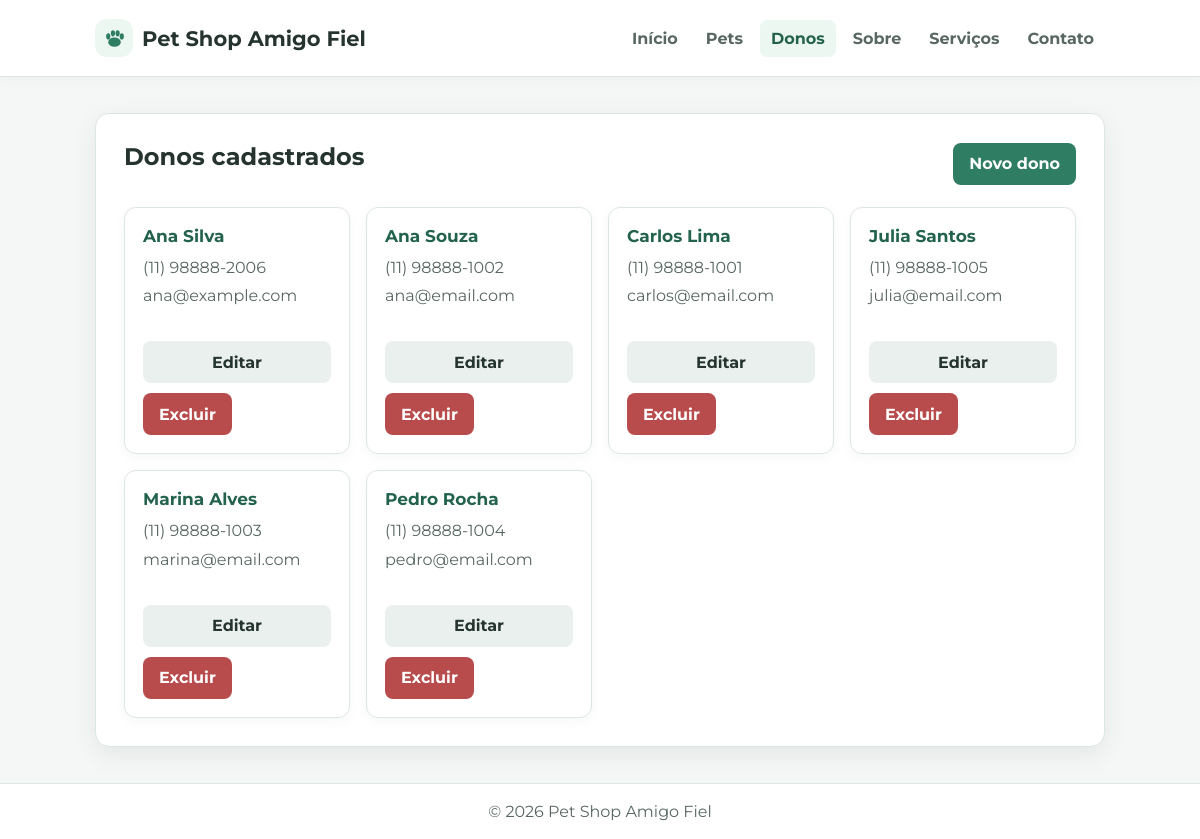
The page /donos on the database its author committed.
### tables this page shows
CREATE TABLE donos (
   id INTEGER PRIMARY KEY AUTOINCREMENT,
   nome TEXT NOT NULL,
   tel TEXT,
   email TEXT UNIQUE
);

### app.py (the view)
def lista_donos():
   return render_template("donos.html", donos=db_sql.listar_donos())

### db_sql.py (called while the page is built)
def get_db():
   if "db" not in g:
       caminho = current_app.config.get(
           "SQL_DATABASE",
           os.path.join(current_app.root_path, "petshop.db"),
       )
       g.db = sqlite3.connect(caminho)
       g.db.row_factory = sqlite3.Row
       g.db.execute("PRAGMA foreign_keys = ON")
   return g.db

def listar_donos():
   return get_db().execute(
       "SELECT id, nome, tel, email FROM donos ORDER BY nome"
   ).fetchall()

### templates/donos.html (shortened to what this page needs)
{% extends "base.html" %}
{% block conteudo %}
<section class="card">
    <div class="page-title">
        <h1>Donos cadastrados</h1>
        <a class="button" href="{{ url_for('novo_dono') }}">Novo dono</a>
    </div>
    {% if donos %}
    <div class="record-grid">
        {% for d in donos %}
        <article class="record-card">
            <strong class="record-title">{{ d.nome }}</strong>
            <div class="record-details">
                <span>{{ d.tel or 'Telefone não informado' }}</span>
                <span>{{ d.email or 'Email não informado' }}</span>
            </div>
            <div class="actions record-actions">
                <a class="button button-secondary"
                   href="{{ url_for('editar_dono', id=d.id) }}">Editar</a>
                <form method="post"
                      action="{{ url_for('excluir_dono', id=d.id) }}"
                      onsubmit="return confirm('Excluir este dono e os pets e serviços vinculados?')">
                    <button class="button-danger" type="submit">Excluir</button>
                </form>
            </div>
        </article>
        {% endfor %}
    </div>
    {% else %}
    <div class="empty-state">
        <p class="empty">Nenhum dono cadastrado ainda.</p>
        <a class="button" href="{{ url_for('novo_dono') }}">Cadastrar primeiro dono</a>
    </div>
    {% endif %}
</section>
{% endblock %}

### static/css/styles.css (style rules this page uses)
:root { --green: #2f7d63; --green-dark: #23634d; --green-light: #edf7f2; --text: #26342f; --muted: #586760; --border: #dde7e2; --background: #f4f7f5; --white: #ffffff; --danger: #b84b4b; --shadow: 0 8px 24px rgba(38, 52, 47, 0.08); --shadow-hover: 0 12px 28px rgba(38, 52, 47, 0.12); }
* { box-sizing: border-box; }
body { min-height: 100vh; margin: 0; display: flex; flex-direction: column; background: var(--background); color: var(--text); font-family: "Montserrat", Arial, Helvetica, sans-serif; }
a { color: var(--green-dark); }
.card { background: var(--white); border: 1px solid var(--border); border-radius: 14px; box-shadow: var(--shadow); padding: 28px; }
.page-title { margin-bottom: 22px; display: flex; align-items: center; justify-content: space-between; gap: 16px; }
h1, h2, p { margin-top: 0; }
h1 { margin-bottom: 14px; }
.record-grid, .info-grid { display: grid; grid-template-columns: repeat(auto-fit, minmax(220px, 1fr)); gap: 16px; }
.record-card { min-height: 165px; min-width: 0; display: flex; flex-direction: column; align-items: flex-start; padding: 18px; border: 1px solid var(--border); border-radius: 12px; background: var(--white); color: var(--text); text-decoration: none; box-shadow: 0 3px 12px rgba(38, 52, 47, 0.04); }
.record-title { display: block; margin-bottom: 10px; color: var(--green-dark); font-size: 17px; }
.record-details { width: 100%; min-width: 0; display: grid; gap: 5px; color: var(--muted); line-height: 1.45; }
.record-details span { max-width: 100%; overflow-wrap: anywhere; word-break: break-word; }
.record-actions { width: 100%; display: flex; flex-direction: column; align-items: stretch; gap: 12px; margin-top: auto; padding-top: 14px; }
.actions { display: flex; flex-wrap: wrap; gap: 10px; margin-top: 20px; }
.actions form { margin: 0; }
.button, button { min-height: 42px; display: inline-flex; align-items: center; justify-content: center; border: 0; border-radius: 8px; padding: 10px 16px; background: var(--green); color: var(--white); font: inherit; font-weight: bold; text-decoration: none; cursor: pointer; transition: background-color 160ms ease, color 160ms ease, transform 160ms ease; }
.button-secondary { background: #eaf0ed; color: var(--text); }
.button-danger { background: var(--danger); }

### rows shown on the page
donos: nome "Ana Silva", tel "(11) 98888-2006", email "ana@example.com"
donos: nome "Ana Souza", tel "(11) 98888-1002", email "ana@email.com"
donos: nome "Carlos Lima", tel "(11) 98888-1001", email "carlos@email.com"
donos: nome "Julia Santos", tel "(11) 98888-1005", email "julia@email.com"
donos: nome "Marina Alves", tel "(11) 98888-1003", email "marina@email.com"
donos: nome "Pedro Rocha", tel "(11) 98888-1004", email "pedro@email.com"
